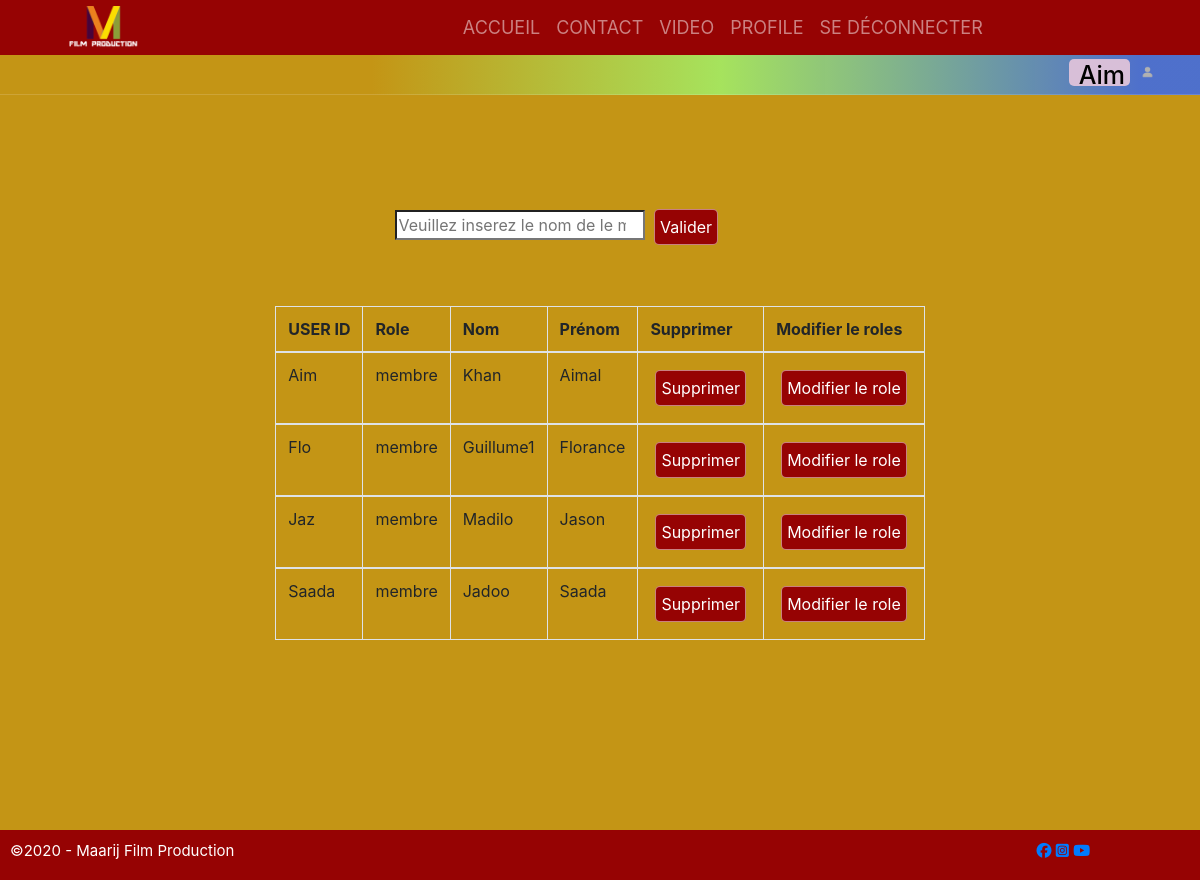
The page /Definir-role.php (signed in) on the database its author committed.
### tables this page shows
CREATE TABLE `utilisateur` (
  `userID` varchar(100) NOT NULL,
  `Nom` varchar(100) NOT NULL,
  `prenom` varchar(100) NOT NULL,
  `adresse` varchar(100) NOT NULL,
  `mot_de_passe` varchar(100) NOT NULL,
  `role` varchar(250) NOT NULL
);

### Definir-role.php (the view, shortened to what this page needs)
<?php
include('menu.php');
$connection = ConnectionBD();
?>
<head>
    <link rel="stylesheet" href="./css/style2.css">
</head>
<div class="role_page_container" style="height: auto; min-height: 100%; margin-top: 30px">
    <div class="container" style="padding-left: 30%;">
        <form method="post" action="search-utilisateur.php">
            <input type="search" style="width:250px;" id="search" name="q" placeholder="Veuillez inserez le nom de le membre..." />
            <input type="submit" value="Valider" name="chercher" class="btn" />
        </form>
    </div>
    <div class="row">
        <div>
            <table class="table table-bordered">
                <thead>
                    <tr>
                        <th scope="col">USER ID</th>
                        <th scope="col">Role</th>
                        <th scope="col">Nom</th>
                        <th scope="col">Prénom</th>
                        <th scope="col">Supprimer</th>
                        <th scope="col">Modifier le roles</th>
                    </tr>
                </thead>
                <?php
                $select = $connection->prepare("SELECT * FROM utilisateur WHERE role='membre'");
                $select->execute();
                foreach ($select as $s) {
                ?>
                    <tbody>
                        <tr>
                            <td><?= $s['userID'] ?></td>
                            <td><?= $s['role'] ?></td>
                            <td><?= $s['Nom'] ?></td>
                            <td><?= $s['prenom'] ?></td>
                            <td> <a class="btn"  href="Definir-role.php?action=delete&userID=<?= $s['userID'] ?>&Nom<?= $s['Nom'] ?>">Supprimer</a></td>
                            <td> <a class="btn"  href="Definir-role1.php?action=modify&userID=<?= $s['userID'] ?> &Nom<?= $s['Nom'] ?>">Modifier le role </a></td><?php
                                                                                                                                                    } ?>
                        </tr>
                    </tbody>
                    <div class="card-body">
                    </div>
            </table>
        </div>
    </div>
</div>
 <?php include("footer.php"); ?>

### css/style2.css (style rules this page uses)
* { box-sizing: border-box; }
a { text-decoration: none; }
.btn { background: rgb(150, 3, 3); color: white; border-radius: 5px; padding: 5px; border: 1px rgba(255, 255, 255, 0.493) solid; margin: 5px; }
.role_page_container, .seach_utilisateur_page_container { display: flex; flex-direction: column; align-items: center; justify-content: center; margin-top: 150px; min-height: 400px; }

### rows shown on the page
utilisateur: userID "Aim", role "membre", Nom "Khan", prenom "Aimal"
utilisateur: userID "Flo", role "membre", Nom "Guillume1", prenom "Florance"
utilisateur: userID "Jaz", role "membre", Nom "Madilo", prenom "Jason"
utilisateur: userID "Saada", role "membre", Nom "Jadoo", prenom "Saada"

### other values the page prints
$_SESSION['login'] "Aim"
